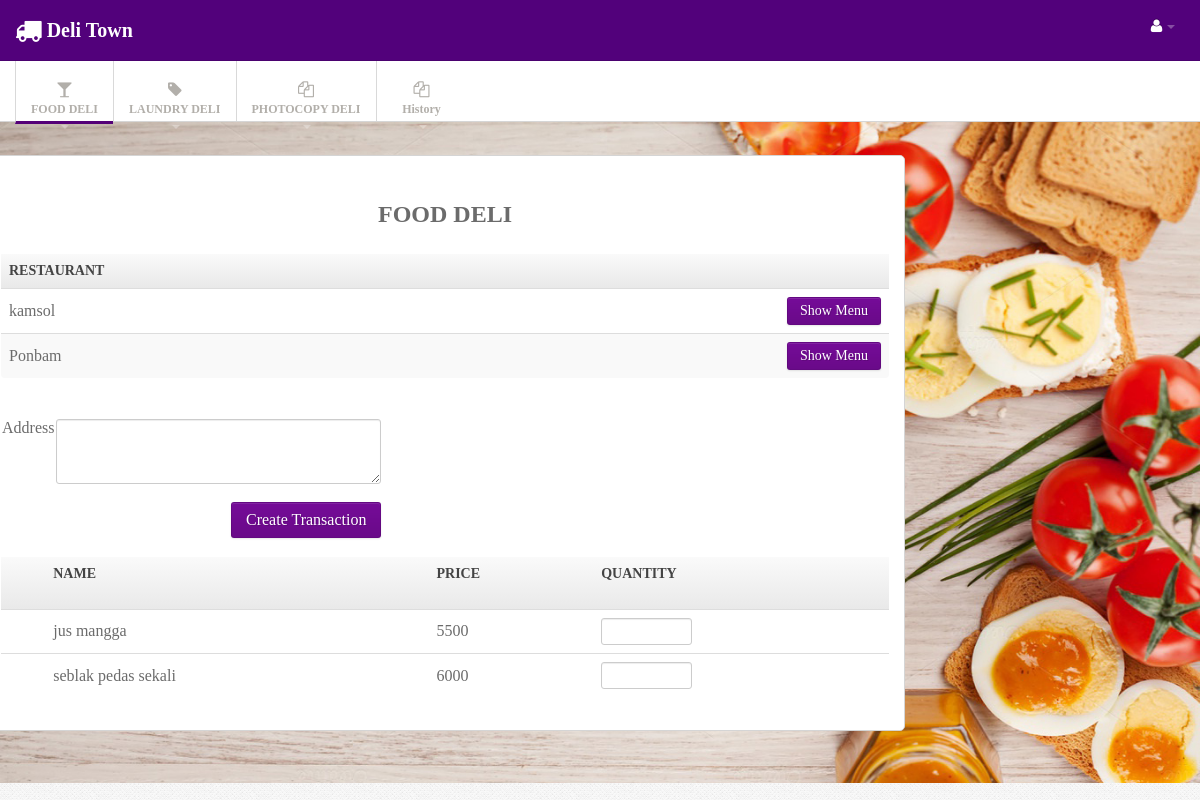
Screenshot of /index.php?menu=deliFood&service=1 (signed in) with the database file from the repository.
### tables this page shows
CREATE TABLE IF NOT EXISTS `service` (
  `id_service` int(11) NOT NULL,
  `name` varchar(50) NOT NULL,
  `address` text NOT NULL,
  `phone` double NOT NULL,
  `type` varchar(15) NOT NULL,
  `id_user` int(11) NOT NULL
);

CREATE TABLE IF NOT EXISTS `menu` (
  `id_menu` int(11) NOT NULL,
  `id_service` int(11) NOT NULL,
  `name` varchar(50) NOT NULL,
  `price` double NOT NULL
);

### controller/foodController.php (called while the page is built, shortened)
<?php
class foodController {
    private $servicedao;
    private $menudao;
    public function __construct() {
        $this->servicedao = new serviceDao();
        $this->menudao = new menuDao();
    }
    public function index() {
        $hasil = $this->servicedao->get_service_by_type(1)->getIterator();
        if (isset($_GET['service'])) {
            $id_service = $_GET['service'];
            $menu = $this->menudao->get_menu_by_service($id_service)->getIterator();
        }
        require '/view/deliFood.php';
    }
}

### model/serviceDao.php (called while the page is built, shortened)
<?php
class serviceDao implements serviceInterface {
    public function get_service_by_type($type) {
        $services = new ArrayObject();
        try {
            $conn = conection::getconection();
            $sql = "SELECT * from service where type = ?";
            $stmt = $conn->prepare($sql);
            $stmt->bindParam(1, $type);
            $stmt->execute();
            while ($row = $stmt->fetch()) {
                $service = new service();
                $service->setId_service($row['id_service']);
                $service->setName($row['name']);
                $service->setAddress($row['address']);
                $service->setPhone($row['phone']);
                $service->setType($row['type']);
                $service->setId_user($row['id_user']);
                $services->append($service);
            }
        } catch (Exception $e) {
            echo $e->getMessage();
            die();
        }
        return $services;
    }
}

### model/service.php (called while the page is built, shortened)
<?php
class service {
    private $id_service;
    private $name;
        public function getId_service() {
        return $this->id_service;
    }
    public function getName() {
        return $this->name;
    }
    public function setId_service($id_service) {
        $this->id_service = $id_service;
    }
    public function setName($name) {
        $this->name = $name;
    }
}

### model/menuDao.php (called while the page is built, shortened)
<?php
class menuDao implements menuInterface {
    public function get_menu_by_service($id_service) {
        $menus = new ArrayObject();
        try {
            $conn = conection::getconection();
            $sql = "SELECT * from menu where id_service = ?";
            $stmt = $conn->prepare($sql);
            $stmt->bindParam(1, $id_service);
            $stmt->execute();
            while ($row = $stmt->fetch()) {
                $menu = new menu();
                $menu->setId_menu($row['id_menu']);
                $menu->setId_service($row['id_service']);
                $menu->setName($row['name']);
                $menu->setPrice($row['price']);
                $menus->append($menu);
            }
        } catch (Exception $e) {
            echo $e->getMessage();
            die();
        }
        return $menus;
    }
}

### model/menu.php (called while the page is built, shortened)
<?php
class menu {
    private $name;
    private $price;
    public function getName() {
        return $this->name;
    }
    public function getPrice() {
        return $this->price;
    }
    public function setName($name) {
        $this->name = $name;
    }
    public function setPrice($price) {
        $this->price = $price;
    }
}

### view/deliFood.php (the view, shortened to what this page needs)
<!DOCTYPE html>
<html>
    <head>
    </head>
    <body>
        <div class="navbar navbar-fixed-top">
            <div class="navbar-inner">
                <div class="container">
                    <a href="index.php?menu=user" class="brand"><div class="icon-large icon-truck">
                        </div>Deli Town</a>
                    <div class="nav-collapse">
                        <ul class="nav pull-right">
                            <?php if ($_SESSION['is_logged']) { ?>
                                <li class="dropdown"><a href="#" class="dropdown-toggle" data-toggle="dropdown">
                                        <i class="icon-large icon-user"></i> <b class="caret"></b></a>
                                </li>
                            </ul>
                        <?php } ?>
                    </div>
                </div>
            </div>
        </div>
        <div class="subnavbar">
            <div class="subnavbar-inner">
                <div class="container">
                    <ul class="mainnav">
                        <li class="active"><a href="index.php?menu=deliFood" class="dropdown-toggle" >
                                <div class="icon-large icon-glass">
                                </div>
                                <span>FOOD DELI</span> <b class="caret"></b></a>
                        </li>
                        <li class="dropdown"><a href="index.php?menu=deliLaundry" class="dropdown-toggle" >
                                <div class="icon-large icon-tag">
                                </div>
                                <span>LAUNDRY DELI</span> <b class="caret"></b></a>
                        </li>
                        <li class="dropdown"><a href="index.php?menu=deliCopy" class="dropdown-toggle" >
                                <div class="icon-large icon-copy">
                                </div>
                                <span>PHOTOCOPY DELI</span> <b class="caret"></b></a>
                        </li>
                          <?php if ($_SESSION['is_logged']) { ?>
                        <li class="dropdown"><a href="index.php?menu=HistoryTransac" class="dropdown-toggle" >
                                <div class="icon-large icon-copy">
                                </div>
                                <span>History</span> <b class="caret"></b></a>
                        </li>
                        <?php } ?>
                    </ul>
                </div>
            </div>
        </div>
        <div class="main"style="background-image:url('img/food_background3.jpg');background-size:100%;">
            <div class="main-inner">
                <div class="container">
                    <div class="row">
                        <div class="widget" >
                            <div class="widget-content" style="width: 74%">
                                <div class="faq-container">
                                    <ol class="faq-list">
                                        <h2 style="text-align: center;">FOOD DELI</h2><br>
                                            <?php
                                            echo '<table class="table table-striped table-bordered" style="">';
                                            echo "<th colspan='2'> restaurant";
                                            while ($hasil->valid()) {
                                                echo "<tr>";
                                                echo "<td> "
                                                . $hasil->current()->getName();
                                                echo "</td>";
                                                if ($_SESSION['is_logged']) {
                                                    echo "<td>";
                                                    ?>
                                                    <a href="index.php?menu=deliFood&service=<?php echo $hasil->current()->getId_service(); ?>" name="show">
                                                      <input type='button' class='button btn btn-success' value='Show Menu'>
                                                    </a>
                                                    <?php
                                                    echo "</td>";
                                                }
                                                echo "</tr>";
                                                $hasil->next();
                                            }
                                            ?>
                                            </table>
                                            <br>
                                            <?php if (isset($_GET['service'])) { ?>
                                                <?php if ($_SESSION['createTransac'] == FALSE) { ?>
                                                    <form method="POST" enctype="multipart/form-data">
                                                        <table>
                                                            <tr>
                                                                <td style="vertical-align: top">Address</td>
                                                                <td><textarea name="address" style="width: 25em;height: 5em;vertical-align: top"></textarea></td>
                                                            </tr>
                                                            <tr>
                                                                <td colspan="2"> <input type="submit" class="button btn btn-success btn-large" style="margin-top: 1em" value="Create Transaction" name="btn_transac">
                                                            </tr>
                                                        </table>
                                                    </form>
                                                <?php } ?>
                                                <table class="table table-striped table-bordered">
                                                    <th> <th>Name <th> Price  <th> Quantity   <?php if($_SESSION['createTransac']){?> <th> Action <?php } ?>
                                                        <?php while ($menu->valid()) { ?>
                                                        <form method="POST" enctype="multipart/form-data">
                                                            <tr>
                                                                <td> <input type="hidden"  value="<?php echo $menu->current()->getId_menu(); ?>" name="id_menu" >
                                                                <td> <?php echo $menu->current()->getName(); ?>
                                                                <td> <?php echo $menu->current()->getPrice(); ?>
                                                                <td><input class="inputQuantity" type="number" name="qty">
                                                            </tr>
                                                        </form>
                                                        <?php
                                                        $menu->next();
                                                    }
                                                    ?>
                                                </table>
                                            <?php } ?>
                                        </div>
                                </div>
                            </div>
                        </div>
                    </div>
                </div>
            </div>
    </body>
</html>

### css/style.css (style rules this page uses)
body { background: #f9f6f1; font : 13px/1.7em 'Kalinga'; }
input, button, select, textarea { font-family:"Kalinga"; }
.table td { vertical-align: middle; }
.table-bordered th { background: #E9E9E9; background:-moz-linear-gradient(top, #FAFAFA 0%, #E9E9E9 100%); background:-webkit-gradient(linear, left top, left bottom, color-stop(0%,#FAFAFA), color-stop(100%,#E9E9E9)); background:-webkit-linear-gradient(top, #FAFAFA 0%,#E9E9E9 100%); background:-o-linear-gradient(top, #FAFAFA 0%,#E9E9E9 100%); background:-ms-linear-gradient(top, #FAFAFA 0%,#E9E9E9 100%); background:linear-gradient(top, #FAFAFA 0%,#E9E9E9 100%); filter: progid:DXImageTransform.Microsoft.gradient(startColorstr='#FAFAFA', endColorstr='#E9E9E9'); -ms-filter: "progid:DXImageTransform.Microsoft.gradient(startColorstr='#FAFAFA', endColorstr='#E9E9E9')"; font-size: 14px; color: #444; text-transform: uppercase; }
.navbar .container { position: relative; }
.navbar-inner { padding: 7px 0; background: #52017b !important; -moz-border-radius: 0; -webkit-border-radius: 0; border-radius: 0; }
.navbar-fixed-top { position: static; }
.navbar .nav a { font-size: 11px; }
.navbar .nav>li>a { color:#fff !important; }
.navbar .brand { font-weight: 600; position: relative; top: 2px; }
.subnavbar-inner { height: 60px; background: #fff; border-bottom: 1px solid #d6d6d6; }
.subnavbar .container > ul { display: inline-block; height: 80px; padding: 0; margin: 0; }
.subnavbar .container > ul > li { float: left; min-width: 90px; height: 60px; padding: 0; margin: 0; text-align: center; vertical-align: middle; list-style: none; border-left: 1px solid #d9d9d9; }
.subnavbar .container > ul > li > a { display: block; height: 100%; padding: 0 15px; padding-top: 20px; font-size: 12px; font-weight: bold; color: #b2afaa; }
.subnavbar .container > ul > li.active { color: #52017b; border-bottom: 3px solid #540077; text-decoration: none; }
.subnavbar .container > ul > li > a > span { display: block; }
.subnavbar .caret { margin-top: 4px; border-top-color: white; border-bottom-color: white; }
.main { padding-bottom: 2em; }
.widget { position: relative; clear: both; width: auto; margin-bottom: 2em; overflow: hidden; }
.widget-content { padding: 1px 15px 15px; background: #FFF; border: 1px solid #D5D5D5; -moz-border-radius: 5px; -webkit-border-radius: 5px; border-radius: 5px; }
.widget-content:before, .widget-content:after { content:""; display:table; }
.widget-content:after { clear:both; }
.widget-content { zoom:1; }

### css/pages/faq.css (style rules this page uses)
.faq-list { padding: 0; margin: 3em 0 0; list-style: none; }

### css/pages/signin.css (style rules this page uses)
body { background: url(../../img/body-bg.png); color:#6b6b6b; font: 13px/1.7em "Kalinga"; }

### rows the page displays
service: name "kamsol"
service: name "Ponbam"
menu: name "jus mangga", price "5500"
menu: name "seblak pedas sekali", price "6000"
